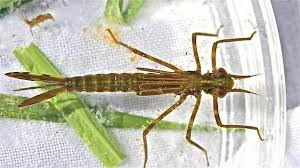
#> input picture my_model/data/calopterygidae/pic_001.jpg, 300 x 168 px; its folder holds only this picture in this run
$ jupyter execute --allow-errors K_DA_BN-Macroinvertebrate.ipynb   (older library calls are emulated)
#> lines starting #> are read from the running program, lines starting #| are printed output that depends on the picture
# Model

## Techniques
* Keras
* Data Augmentation
* Bottleneck Feature

## Problem
Image Classification <br/>
    * Macroinvertebrates
        * Identify 7 families of macroinvertebrates

## Calling Inception-v3 with ImageNet weigths.

[cell 1]
from keras.layers import Dense, GlobalAveragePooling2D
from keras.preprocessing.image import ImageDataGenerator, array_to_img, img_to_array, load_img
from keras.applications.inception_v3 import InceptionV3
from keras.models import Model

from random import shuffle
from PIL import Image
import os
import numpy as np
import pickle

# Logging settings
import logging
import sys
logging.basicConfig(filename='report.log', format='%(asctime)s %(levelname)s:%(message)s', level=logging.DEBUG)
logger = logging.getLogger()
logger.handlers[0].stream = sys.stdout

# Default dimension 299x299
DIM = 299
CLASSES = 2

#> (a cell that did not finish here is left out)

## Basic Data Loading Module

[cell 3]
class LocalDataLoader:

    def __init__(self, img_dim, raw_dir = './data/', dset_dir = './dataset/', nb_per_class=20, val_ratio=0.3, test_ratio=0.1):
        self.raw_dir = raw_dir
        self.dset_dir = dset_dir
        self.img_dim = img_dim
        self.img_dim_str = '{}x{}'.format(img_dim[0], img_dim[1])
        self.nb_per_class = nb_per_class
        self.val_ratio = val_ratio
        self.test_ratio = test_ratio

        self.dataset_name = '{}_{}'.format(self.nb_per_class, self.img_dim_str)

    def load_data(self):
        train_file_dir = "{}train_X_{}.p".format(self.dset_dir, self.dataset_name)
        if not os.path.isfile(train_file_dir):
            print("Dataset not found.")
            print("Creating dataset ...")
            self.create_dataset()
        else:
            print("Using existing dataset.")

        train_X = pickle.load(open("{}train_X_{}.p".format(self.dset_dir, self.dataset_name), "rb"))
        train_y = pickle.load(open("{}train_y_{}.p".format(self.dset_dir, self.dataset_name), "rb"))
        validation_X = pickle.load(open("{}validation_X_{}.p".format(self.dset_dir, self.dataset_name), "rb"))
        validation_y = pickle.load(open("{}validation_y_{}.p".format(self.dset_dir, self.dataset_name), "rb"))
        print("Dataset loaded!")
        return train_X, train_y, validation_X, validation_y

    def create_dataset(self):
        data = []
        class_names = os.listdir(self.raw_dir)

        for i, class_name in enumerate(class_names):
            class_dir = self.raw_dir + class_name + '/'

            files = os.listdir(class_dir)

            # Important to shuffle the files on the directory
            shuffle(files)
            files = files[:self.nb_per_class]

            print(class_name)
            for j, file in enumerate(files):
                file_dir = class_dir + file

                if j%50 == 0:
                    print("Processing file {} of {}".format(j, len(files)))

                try:
                    img = Image.open(file_dir)
#> img is the input picture: PIL image 300x168 RGB; mean R, G, B 196, 195.1, 179.5
                except:
                    print("Unable to open {} ... skipping file.".format(file))
                    pass

                img = img.convert('RGB')
                img = img.resize(self.img_dim, resample=Image.ANTIALIAS)
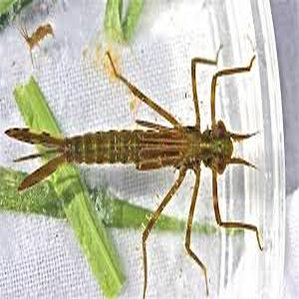
#> img: PIL image 299x299 RGB; mean R, G, B 195.9, 195.1, 179.5
                imgData = np.asarray(img, dtype=np.uint8)
                imgData = imgData / 255.

                # One-hot encoded labels. ex:[0,0,1,0,0]
                label = [0 for class_name in range(len(class_names))]
                label[i] = 1
                data.append((imgData, label))
            print("--------------------------------------------------------------------")

        # Shuffle the data with all the classes
        shuffle(data)

        x, y = zip(*data)
#> y = ([1, 0], [0, 1])

        # Split data flags
        validation_nb = int(len(x) * self.val_ratio)
#> validation_nb = 0
        test_nb = int(len(x) * self.test_ratio)
#> test_nb = 0
        train_nb = len(x) - (validation_nb + test_nb)
#> train_nb = 2

        # Splitting the data
        reshape_dim = [-1, self.img_dim[0], self.img_dim[1], 3]

        train_X = np.array(x[:train_nb]).reshape(reshape_dim)
        train_y = np.array(y[:train_nb])
#> train_y = [[1, 0], [0, 1]]

        validation_X = np.array(x[train_nb:train_nb + validation_nb]).reshape(reshape_dim)
#> validation_X = empty array
        validation_y = np.array(y[train_nb:train_nb + validation_nb])
#> validation_y = empty array

        test_X = np.array(x[-test_nb:]).reshape(reshape_dim)
        test_y = np.array(y[-test_nb:])
#> test_y = [[1, 0], [0, 1]]

        print("Dataset created!")

        # Create path for dataset if not existing
        if not os.path.exists(os.path.dirname(self.dset_dir)):
            try:
                os.makedirs(os.path.dirname(self.dset_dir))
            except OSError as exc:  # Guard against race condition
                if exc.errno != errno.EEXIST:
                    raise

        # SaveDataset
        print("Saving dataset... ")
        pickle.dump(train_X, open("{}train_X_{}.p".format(self.dset_dir, self.dataset_name), "wb"))
        pickle.dump(train_y, open("{}train_y_{}.p".format(self.dset_dir, self.dataset_name), "wb"))
        pickle.dump(validation_X, open("{}validation_X_{}.p".format(self.dset_dir, self.dataset_name), "wb"))
        pickle.dump(validation_y, open("{}validation_y_{}.p".format(self.dset_dir, self.dataset_name), "wb"))
        pickle.dump(test_X, open("{}test_X_{}.p".format(self.dset_dir, self.dataset_name), "wb"))
        pickle.dump(test_y, open("{}test_y_{}.p".format(self.dset_dir, self.dataset_name), "wb"))
        print("Dataset saved!")


#loader = LocalDataLoader(img_dim=(DIM, DIM))
#data = loader.load_data()
